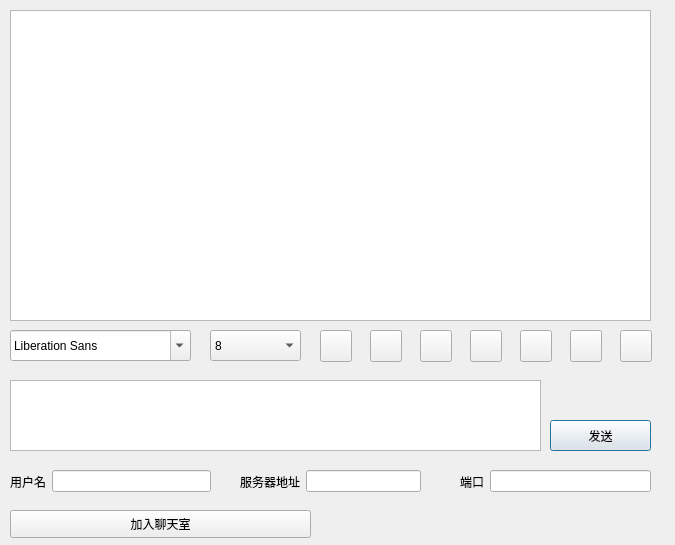
<?xml version="1.0" encoding="UTF-8"?>
<ui version="4.0">
 <class>TcpClient</class>
 <widget class="QDialog" name="TcpClient">
  <property name="geometry">
   <rect>
    <x>0</x>
    <y>0</y>
    <width>675</width>
    <height>545</height>
   </rect>
  </property>
  <property name="windowTitle">
   <string>Dialog</string>
  </property>
  <widget class="QPushButton" name="send_Btn">
   <property name="geometry">
    <rect>
     <x>550</x>
     <y>420</y>
     <width>101</width>
     <height>31</height>
    </rect>
   </property>
   <property name="text">
    <string>发送</string>
   </property>
  </widget>
  <widget class="QPushButton" name="join_Btn">
   <property name="geometry">
    <rect>
     <x>10</x>
     <y>510</y>
     <width>301</width>
     <height>28</height>
    </rect>
   </property>
   <property name="text">
    <string>加入聊天室</string>
   </property>
  </widget>
  <widget class="QWidget" name="layoutWidget">
   <property name="geometry">
    <rect>
     <x>10</x>
     <y>470</y>
     <width>201</width>
     <height>23</height>
    </rect>
   </property>
   <layout class="QHBoxLayout" name="horizontalLayout">
    <item>
     <widget class="QLabel" name="label">
      <property name="text">
       <string>用户名</string>
      </property>
     </widget>
    </item>
    <item>
     <widget class="QLineEdit" name="lineEdit"/>
    </item>
   </layout>
  </widget>
  <widget class="QWidget" name="layoutWidget">
   <property name="geometry">
    <rect>
     <x>240</x>
     <y>470</y>
     <width>181</width>
     <height>23</height>
    </rect>
   </property>
   <layout class="QHBoxLayout" name="horizontalLayout_2">
    <item>
     <widget class="QLabel" name="label_2">
      <property name="text">
       <string>服务器地址</string>
      </property>
     </widget>
    </item>
    <item>
     <widget class="QLineEdit" name="lineEdit_2"/>
    </item>
   </layout>
  </widget>
  <widget class="QWidget" name="layoutWidget">
   <property name="geometry">
    <rect>
     <x>460</x>
     <y>470</y>
     <width>191</width>
     <height>23</height>
    </rect>
   </property>
   <layout class="QHBoxLayout" name="horizontalLayout_3">
    <item>
     <widget class="QLabel" name="label_3">
      <property name="text">
       <string>端口</string>
      </property>
     </widget>
    </item>
    <item>
     <widget class="QLineEdit" name="lineEdit_3"/>
    </item>
   </layout>
  </widget>
  <widget class="QFontComboBox" name="fontComboBox">
   <property name="geometry">
    <rect>
     <x>10</x>
     <y>330</y>
     <width>181</width>
     <height>31</height>
    </rect>
   </property>
  </widget>
  <widget class="QComboBox" name="comboBox">
   <property name="geometry">
    <rect>
     <x>210</x>
     <y>330</y>
     <width>91</width>
     <height>31</height>
    </rect>
   </property>
   <property name="currentText">
    <string>12</string>
   </property>
   <item>
    <property name="text">
     <string>8</string>
    </property>
   </item>
   <item>
    <property name="text">
     <string>9</string>
    </property>
   </item>
   <item>
    <property name="text">
     <string>10</string>
    </property>
   </item>
   <item>
    <property name="text">
     <string>11</string>
    </property>
   </item>
   <item>
    <property name="text">
     <string>12</string>
    </property>
   </item>
   <item>
    <property name="text">
     <string>13</string>
    </property>
   </item>
   <item>
    <property name="text">
     <string>14</string>
    </property>
   </item>
   <item>
    <property name="text">
     <string>15</string>
    </property>
   </item>
   <item>
    <property name="text">
     <string>16</string>
    </property>
   </item>
   <item>
    <property name="text">
     <string>17</string>
    </property>
   </item>
   <item>
    <property name="text">
     <string>18</string>
    </property>
   </item>
   <item>
    <property name="text">
     <string>19</string>
    </property>
   </item>
   <item>
    <property name="text">
     <string>20</string>
    </property>
   </item>
   <item>
    <property name="text">
     <string>21</string>
    </property>
   </item>
   <item>
    <property name="text">
     <string>22</string>
    </property>
   </item>
  </widget>
  <widget class="QToolButton" name="toolButton">
   <property name="geometry">
    <rect>
     <x>320</x>
     <y>330</y>
     <width>32</width>
     <height>32</height>
    </rect>
   </property>
   <property name="toolTip">
    <string>加粗</string>
   </property>
   <property name="text">
    <string/>
   </property>
   <property name="icon">
    <iconset>
     <normaloff>img/bold.png</normaloff>img/bold.png</iconset>
   </property>
   <property name="checkable">
    <bool>true</bool>
   </property>
  </widget>
  <widget class="QToolButton" name="toolButton_2">
   <property name="geometry">
    <rect>
     <x>370</x>
     <y>330</y>
     <width>32</width>
     <height>32</height>
    </rect>
   </property>
   <property name="toolTip">
    <string>倾斜</string>
   </property>
   <property name="text">
    <string/>
   </property>
   <property name="icon">
    <iconset>
     <normaloff>img/italic.png</normaloff>img/italic.png</iconset>
   </property>
   <property name="checkable">
    <bool>true</bool>
   </property>
  </widget>
  <widget class="QToolButton" name="toolButton_3">
   <property name="geometry">
    <rect>
     <x>420</x>
     <y>330</y>
     <width>32</width>
     <height>32</height>
    </rect>
   </property>
   <property name="toolTip">
    <string>下划线</string>
   </property>
   <property name="text">
    <string/>
   </property>
   <property name="icon">
    <iconset>
     <normaloff>img/underline.png</normaloff>img/underline.png</iconset>
   </property>
   <property name="checkable">
    <bool>true</bool>
   </property>
  </widget>
  <widget class="QToolButton" name="toolButton_4">
   <property name="geometry">
    <rect>
     <x>470</x>
     <y>330</y>
     <width>32</width>
     <height>32</height>
    </rect>
   </property>
   <property name="toolTip">
    <string>更改颜色</string>
   </property>
   <property name="text">
    <string/>
   </property>
   <property name="icon">
    <iconset>
     <normaloff>img/color.png</normaloff>img/color.png</iconset>
   </property>
  </widget>
  <widget class="QToolButton" name="toolButton_5">
   <property name="geometry">
    <rect>
     <x>520</x>
     <y>330</y>
     <width>32</width>
     <height>32</height>
    </rect>
   </property>
   <property name="toolTip">
    <string>传输文件</string>
   </property>
   <property name="text">
    <string/>
   </property>
   <property name="icon">
    <iconset>
     <normaloff>img/send.png</normaloff>img/send.png</iconset>
   </property>
  </widget>
  <widget class="QToolButton" name="toolButton_6">
   <property name="geometry">
    <rect>
     <x>570</x>
     <y>330</y>
     <width>32</width>
     <height>32</height>
    </rect>
   </property>
   <property name="toolTip">
    <string>保存聊天记录</string>
   </property>
   <property name="text">
    <string/>
   </property>
   <property name="icon">
    <iconset>
     <normaloff>img/save.png</normaloff>img/save.png</iconset>
   </property>
  </widget>
  <widget class="QToolButton" name="toolButton_7">
   <property name="geometry">
    <rect>
     <x>620</x>
     <y>330</y>
     <width>32</width>
     <height>32</height>
    </rect>
   </property>
   <property name="toolTip">
    <string>清空聊天记录</string>
   </property>
   <property name="text">
    <string/>
   </property>
   <property name="icon">
    <iconset>
     <normaloff>img/clear.png</normaloff>img/clear.png</iconset>
   </property>
  </widget>
  <widget class="QTextEdit" name="textEdit">
   <property name="geometry">
    <rect>
     <x>10</x>
     <y>380</y>
     <width>531</width>
     <height>71</height>
    </rect>
   </property>
  </widget>
  <widget class="QTextBrowser" name="textBrowser">
   <property name="geometry">
    <rect>
     <x>10</x>
     <y>10</y>
     <width>641</width>
     <height>311</height>
    </rect>
   </property>
  </widget>
 </widget>
 <resources/>
 <connections/>
</ui>
